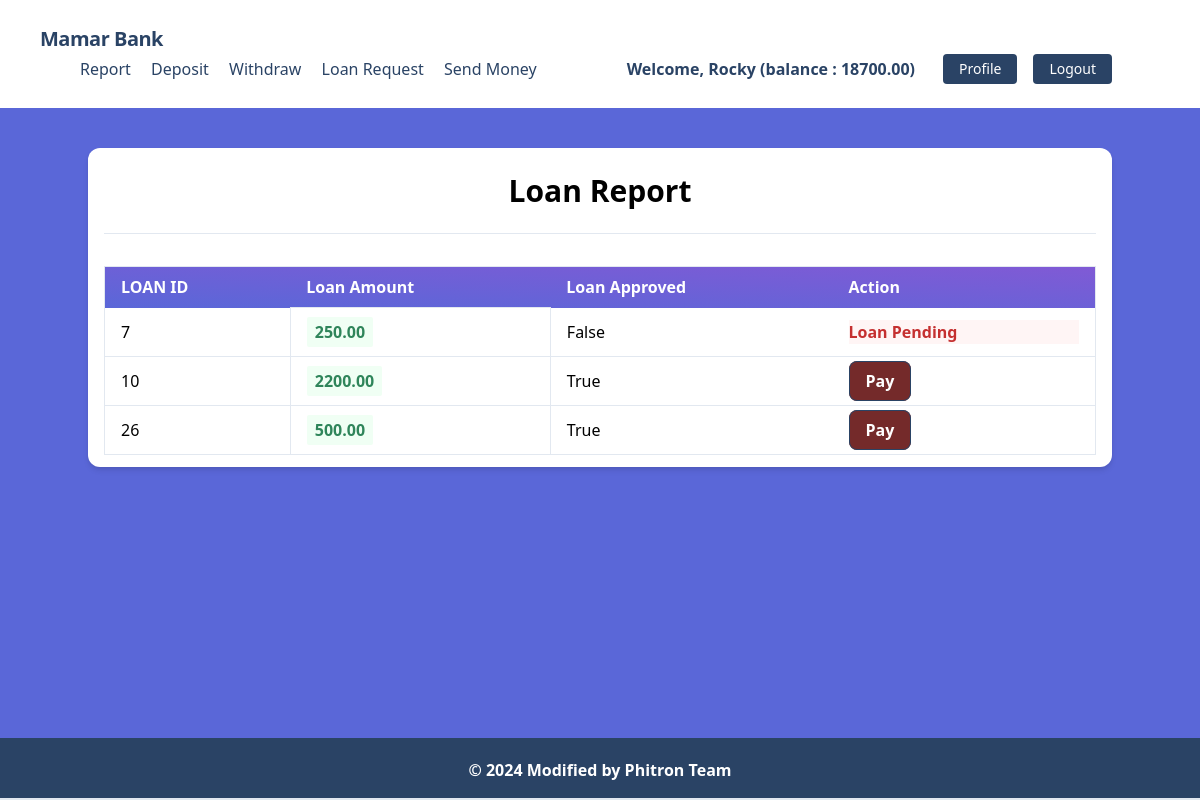
The app's page /transactinos/loans/ (signed in) with its own data.
### accounts/models.py (models this page shows, shortened)
class UserBankAccount(models.Model):
    Bank = models.ForeignKey(Bank,related_name='bank',on_delete=models.CASCADE,null=True,blank=True)
    user = models.OneToOneField(User, related_name='account', on_delete=models.CASCADE)
    account_type = models.CharField(max_length=10, choices=ACCOUNT_TYPE)
    account_no = models.IntegerField(unique=True) # account no duijon user er kokhono same hobe na
    birth_date = models.DateField(null=True, blank=True)
    gender = models.CharField(max_length=10, choices=GENDER_TYPE)
    initial_deposite_date = models.DateField(auto_now_add=True)
    balance = models.DecimalField(default=0, max_digits=12, decimal_places=2) # ekjon user 12 digit obdi taka rakhte parbe, dui doshomik ghor obdi rakhte parben 1000.50

### transactions/models.py (models this page shows)
class Transaction(models.Model):
    account = models.ForeignKey(UserBankAccount,related_name='transactions', on_delete=models.CASCADE)
    sender_account = models.IntegerField(null=True,blank=True)
    receiver_account = models.IntegerField(null=True,blank=True)
    amount = models.DecimalField(decimal_places=2,max_digits=12)
    balance_after_transaction = models.DecimalField(decimal_places=2,max_digits=12)
    transaction_type = models.IntegerField(choices=TRANSACTION_TYPE,null=True)
    timestamp = models.DateTimeField(auto_now_add=True)
    loan_approve = models.BooleanField(default=False)
    class Meta:
        ordering =['timestamp']

### transactions/views.py (the view)
# urls.py: path("loans/", LoanListView.as_view(), name="loan_list"),
class LoanListView(LoginRequiredMixin,ListView):
    model = Transaction
    template_name = 'transactions/loan_request.html'
    context_object_name = 'loans' # loan list ta ei loans context er moddhe thakbe
    def get_queryset(self):
        user_account = self.request.user.account
        queryset = Transaction.objects.filter(account=user_account,transaction_type=3)
        print(queryset)
        return queryset

### transactions/templates/transactions/loan_request.html (shortened to what this page needs)
{% extends 'base.html' %}
{% block content %}
<div class="my-10 py-3 px-4 bg-white rounded-xl shadow-md">
  <h1 class="font-bold text-3xl text-center pb-5 pt-2">Loan Report</h1>
  <hr />
  <table class="table-auto mx-auto w-full px-5 rounded-xl mt-8 border dark:border-neutral-500">
    <thead class="bg-purple-900 text-white text-left">
      <tr class="bg-gradient-to-tr from-indigo-600 to-purple-600 rounded-md py-2 px-4 text-white font-bold">
        <th class="px-4 py-2">LOAN ID</th>
        <th class="px-4 py-2">Loan Amount</th>
        <th class="px-4 py-2">Loan Approved</th>
        <th class="px-4 py-2">Action</th>
      </tr>
    </thead>
    <tbody>
      {% for loan in loans %}
      <tr class="border-b dark:border-neutral-500">
        <td class="px-4 py-2">
          {{ loan.id }}
        </td>
        <td class="px-4 py-3 text-s border">
          <span class="px-2 py-1 font-bold leading-tight rounded-sm text-green-700 bg-green-100">
            {{ loan.amount }}
          </span>
        </td>
        <td class="px-4 py-2">
          {{ loan.loan_approve }}
        </td>
        <td class="px-4 py-2">
          {% if loan.loan_approve %}
          <a class="font-bold bg-red-900 text-white hover:text-blue-900 hover:bg-white border border-blue-900 font-bold px-4 py-2 rounded-lg"
            href='{% url "pay" loan.id %}'>Pay</a>
          {% else %}
          <p class="font-bold text-red-700 bg-red-100">Loan Pending</p>
          {% endif %}
        </td>
      </tr>
      {% endfor %}
    </tbody>
  </table>
</div>
{% endblock %}

### core/templates/base.html (shortened to what this page needs)
{% load static %}
<!DOCTYPE html>
<html lang="en">
    <head>
        <link href="https://unpkg.com/tailwindcss@^1.0/dist/tailwind.min.css" rel="stylesheet">
    </head>
    <body class="bg-indigo-600">
        {% include 'navbar.html' %}
        {% block body %}
            <div class="lg:container lg:mx-auto" id="main">
                {% block content %}
                {% endblock %}
            </div>
            {% include 'footer.html' %}
        {% endblock %}
    </body>
</html>

### core/templates/navbar.html (shortened to what this page needs)
<nav class="flex items-center justify-between flex-wrap bg-white p-6 px-10">
    <div class="flex items-center flex-shrink-0 text-white mr-6">
        <span class="font-semibold text-xl tracking-tight text-blue-900"><a href="/">Mamar Bank</a></span>
    </div>
    <div class="w-full block flex-grow lg:flex lg:items-center lg:w-auto px-10">
        {% if request.user.is_authenticated %}
            <div class="text-md lg:flex-grow">
                <a href="{% url 'transaction_report' %}" class="block mt-4 lg:inline-block lg:mt-0 text-blue-900 hover:text-red-900 hover:font-black mr-4">
                    Report
                </a>
                <a href="{% url 'deposit_money' %}" class="block mt-4 lg:inline-block lg:mt-0 text-blue-900 hover:text-red-900 hover:font-black mr-4">
                    Deposit
                </a>
                <a href="{% url 'withdraw_money' %}" class="block mt-4 lg:inline-block lg:mt-0 text-blue-900 hover:text-red-900 hover:font-black mr-4">
                    Withdraw
                </a>
                <a href="{% url 'loan_request' %}" class="block mt-4 lg:inline-block lg:mt-0 text-blue-900 hover:text-red-900 hover:font-black mr-4">
                    Loan Request
                </a>
                <a href="{% url 'send_money' %}" class="block mt-4 lg:inline-block lg:mt-0 text-blue-900 hover:text-red-900 hover:font-black mr-4">
                    Send Money
                </a>
            </div>
            <div class="flex w-auto">
                <div class="text-blue-900 my-auto font-black px-5">Welcome, {{ request.user.first_name }} (balance : {{request.user.account.balance}}) </div>
                <a href="{% url 'profile' %}" class="mx-2 inline-block font-medium text-sm px-4 py-2 leading-none bg-blue-900 rounded text-white border-white hover:border-transparent hover:text-dark hover:bg-red-700 mt-4 lg:mt-0">Profile</a>
                <a href="{% url 'logout' %}" class="mx-2 inline-block font-medium text-sm px-4 py-2 leading-none bg-blue-900 rounded text-white border-white hover:border-transparent hover:text-dark hover:bg-red-700 mt-4 lg:mt-0">Logout</a>
            </div>
        {% endif %}
    </div>
</nav>

### core/templates/footer.html
<footer class="footer bg-blue-900 text-white relative border-b-2 mt-10">
    <div class="container mx-auto px-6">
        <div class="mt-5 flex flex-col items-center">
            <div class="sm:w-2/3 text-center py-0 pb-2">
                <p class="text-md text-white font-bold mb-2">
                    © {% now "Y" %} Modified by Phitron Team
                </p>
            </div>
        </div>
    </div>
</footer>

### core/templates/base.html (style rules this page uses)
footer { position: fixed !important; bottom: 0 !important; width: 100%; }

### records on screen
Transaction: id "7", amount "250.00", loan_approve "False", shows "Loan Pending"
Transaction: id "10", amount "2200.00", loan_approve "True", shows "Pay"
Transaction: id "26", amount "500.00", loan_approve "True", shows "Pay"

### other values on screen
{{ request.user.first_name }} "Rocky"
{{ request.user.account.balance }} "18700.00"
